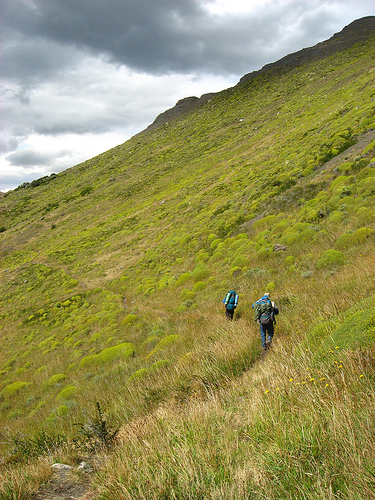
#> input picture gambar_dataset/374176648.jpg, 375 x 500 px, found by its file name
$ jupyter execute ip_adapative_thresholding.ipynb   (shell and % lines are left out)
#> lines starting #> are read from the running program, lines starting #| are printed output that depends on the picture; after the words box and inside, x2 and y2 are one past the last pixel; in counts of white or black regions, pixels touching at a corner belong together
<a href="https://colab.research.google.com/github/hanifnurf/TubesTKC_FlickrImage/blob/main/image_processing/ip_adapative_thresholding.ipynb" target="_parent"></a>

[cell 1]
import wget
url = "https://github.com/hanifnurf/TubesTKC_FlickrImage/blob/main/gambar_dataset/374176648.jpg?raw=true"
wget.download(url)

[cell 2]
# import the necessary packages
import matplotlib.pyplot as plt
import cv2

[cell 3]
def plt_imshow(title, image):
	# convert the image frame BGR to RGB color space and display it
	image = cv2.cvtColor(image, cv2.COLOR_BGR2RGB)
	plt.imshow(image)
	plt.title(title)
	plt.grid(False)
	plt.show()

[cell 4]
# since we are using Jupyter Notebooks we can replace our argument
# parsing code with *hard coded* arguments and values
args = {
	"image": "374176648.jpg"
}

[cell 5]
# load the image and display it
image = cv2.imread(args["image"])
#> image is the input picture: shape (500, 375, 3); mean B, G, R 86.8, 144, 147.7
plt_imshow("Image", image)

# convert the image to grayscale and blur it slightly
gray = cv2.cvtColor(image, cv2.COLOR_BGR2GRAY)
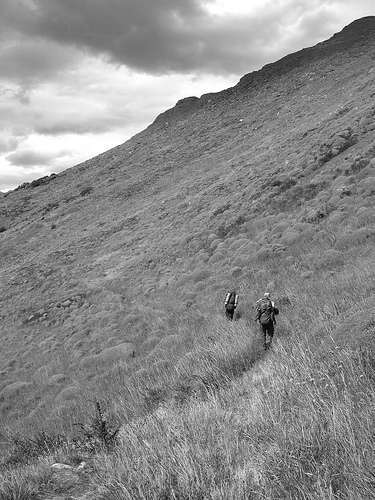
#> gray: shape (500, 375); min 0, max 255, mean 138.6
blurred = cv2.GaussianBlur(gray, (7, 7), 0)
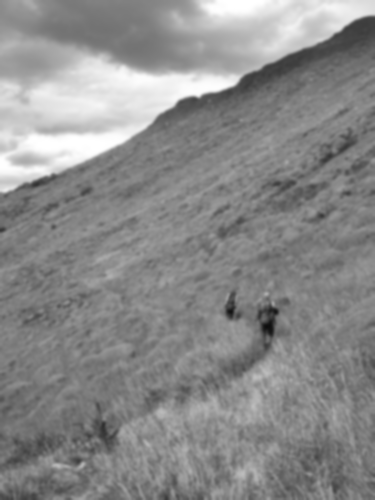
#> blurred: shape (500, 375); min 14, max 255, mean 138.6

[cell 6]
# apply simple thresholding with a hardcoded threshold value
(T, threshInv) = cv2.threshold(blurred, 230, 255,
	cv2.THRESH_BINARY_INV)
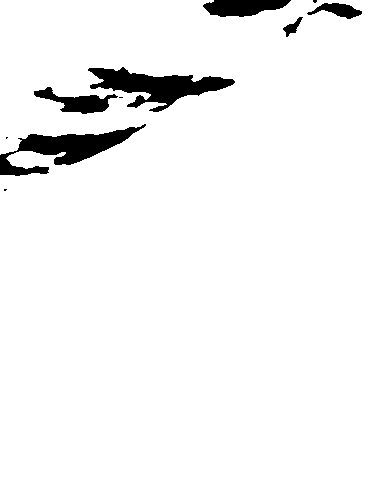
#> threshInv: shape (500, 375); 95.6% white; 10 black regions (4 under 20 px), largest, box (x1, y1, x2, y2) and area: (88, 67, 235, 112) 2848, (0, 124, 146, 176) 2750, (203, 0, 291, 17) 1083, (34, 87, 118, 114) 960, (307, 3, 362, 19) 448, (283, 17, 303, 37) 153
plt_imshow("Simple Thresholding", threshInv)

[cell 7]
# apply Otsu's automatic thresholding
(T, threshInv) = cv2.threshold(blurred, 0, 255,
	cv2.THRESH_BINARY_INV | cv2.THRESH_OTSU)
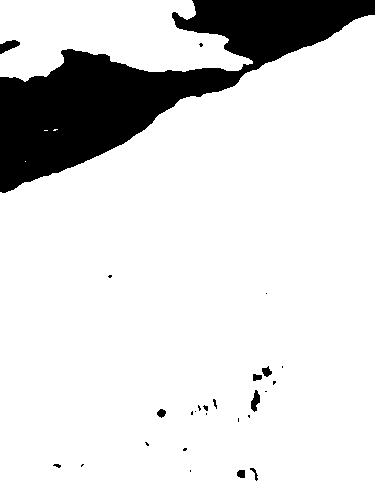
#> threshInv: shape (500, 375); 86.1% white; 27 black regions (17 under 20 px), largest, box (x1, y1, x2, y2) and area: (0, 0, 375, 193) 25288, (0, 40, 20, 54) 160, (251, 390, 260, 412) 120
#> T = 171
plt_imshow("Otsu Thresholding", threshInv)

[cell 8]
# instead of manually specifying the threshold value, we can use
# adaptive thresholding to examine neighborhoods of pixels and
# adaptively threshold each neighborhood
thresh = cv2.adaptiveThreshold(blurred, 255,
	cv2.ADAPTIVE_THRESH_MEAN_C, cv2.THRESH_BINARY_INV, 21, 10)
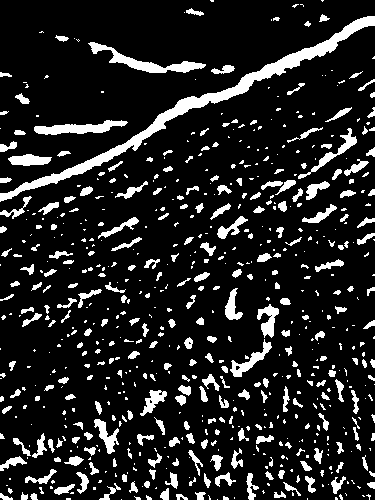
#> thresh: shape (500, 375); 13.6% white; 681 white regions (407 under 20 px), largest, box (x1, y1, x2, y2) and area: (0, 16, 375, 202) 4106, (88, 42, 206, 73) 929, (34, 120, 128, 135) 736
plt_imshow("Mean Adaptive Thresholding", thresh)

[cell 9]
# perform adaptive thresholding again, this time using a Gaussian
# weighting versus a simple mean to compute our local threshold
# value
thresh = cv2.adaptiveThreshold(blurred, 255,
	cv2.ADAPTIVE_THRESH_GAUSSIAN_C, cv2.THRESH_BINARY_INV, 21, 4)
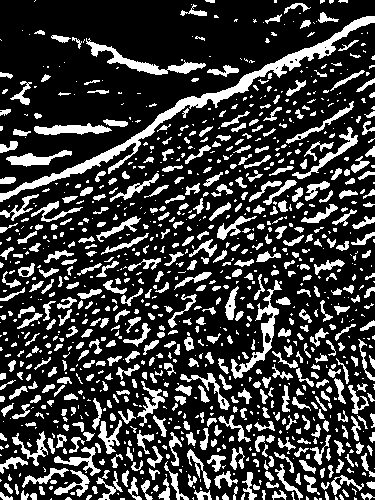
#> thresh: shape (500, 375); 23.7% white; 1076 white regions (569 under 20 px), largest, box (x1, y1, x2, y2) and area: (0, 16, 375, 202) 3673, (86, 38, 206, 75) 927, (231, 280, 282, 379) 879
plt_imshow("Gaussian Adaptive Thresholding", thresh)

$ run again, with gambar_dataset/58363928.jpg copied over gambar_dataset/374176648.jpg
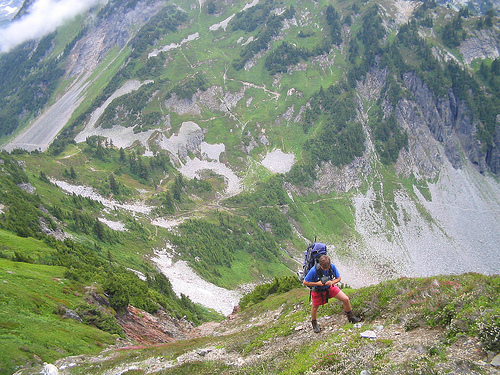
#> input picture gambar_dataset/58363928.jpg, 500 x 375 px, found by its file name
#> image is the input picture: shape (375, 500, 3); mean B, G, R 127.5, 144.6, 134.5
#> image: shape (375, 500, 3); 98.6% white; 7 black regions (2 under 20 px), largest, box (x1, y1, x2, y2) and area: (2, 0, 85, 40) 1431, (164, 268, 231, 314) 976, (159, 257, 170, 265) 54, (49, 366, 56, 375) 46, (5, 7, 16, 13) 43
#> `(T, threshInv) = cv2.threshold(blurred, 0, 255, cv2.THRESH_BINARY_INV ..`:
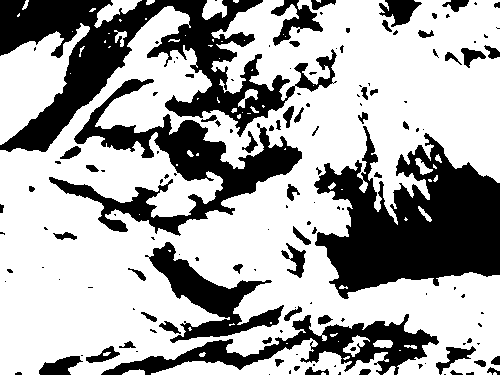
#> threshInv: shape (375, 500); 65.9% white; 143 black regions (83 under 20 px), largest, box (x1, y1, x2, y2) and area: (314, 126, 500, 299) 18153, (0, 0, 337, 152) 17969, (49, 79, 302, 236) 10200
#> T = 148
#> image: shape (375, 500, 3); 22.7% white; 527 white regions (244 under 20 px), largest, box (x1, y1, x2, y2) and area: (0, 53, 167, 166) 1816, (139, 261, 236, 327) 1185, (308, 285, 389, 334) 1054
#> `thresh = cv2.adaptiveThreshold(blurred, 255, cv2.ADAPTIVE_THRESH_GAUSS..`:
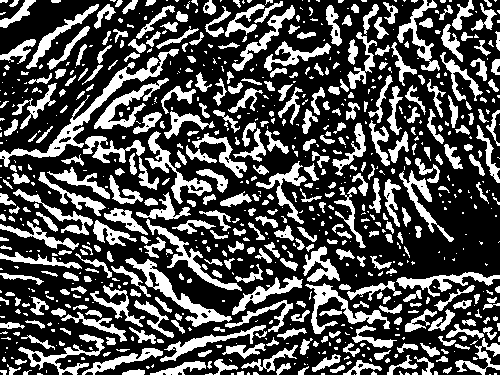
#> thresh: shape (375, 500); 31.6% white; 787 white regions (403 under 20 px), largest, box (x1, y1, x2, y2) and area: (0, 49, 179, 167) 2010, (125, 258, 232, 327) 1274, (305, 283, 390, 334) 1033
